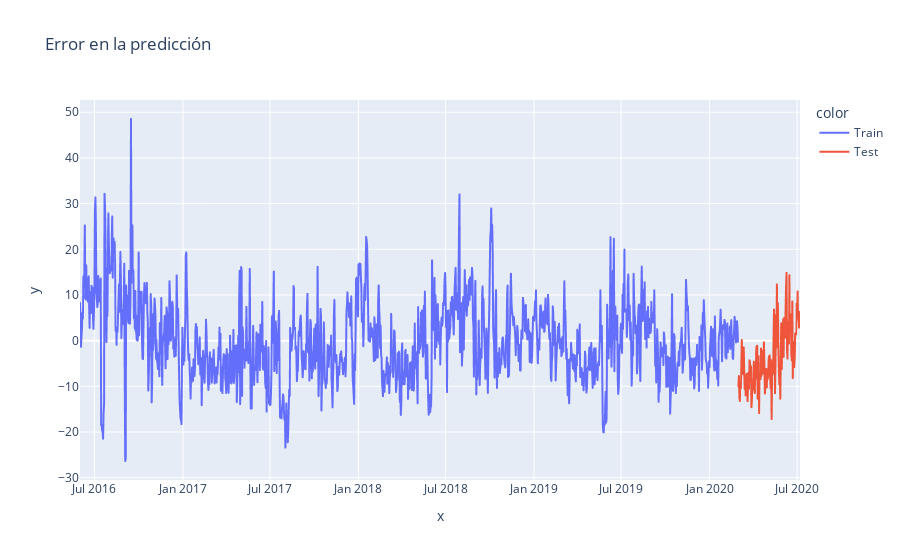

Write notebook code for a chart like this one.
### Code cell
error_train_best = y_true_train - y_pred_train
error_test_best = y_true_test - y_pred_test[-129:]

error_train_df = pd.DataFrame({'ds': train_data['ds'], 'error': error_train_best, 'set': 'Train'})
error_test_df = pd.DataFrame({'ds': test_data['ds'], 'error': error_test_best, 'set': 'Test'})

error_df = pd.concat([error_train_df, error_test_df])
fig = px.line(x=error_df['ds'], y=error_df['error'], title='Error en la predicción', color=error_df['set'])
fig.show()

### Figure 1 — Plotly figure (JSON) as saved in the notebook; plotly's stock layout.template omitted (floating-point values rounded to 4 significant figures; data arrays with more than 128 entries replaced by an {"elided": "..."} marker saying what was removed)
{"data": [{"hovertemplate": "color=Train<br>x=%{x}<br>y=%{y}<extra></extra>", "legendgroup": "Train", "line": {"color": "#636efa", "dash": "solid"}, "marker": {"symbol": "circle"}, "mode": "lines", "name": "Train", "showlegend": true, "type": "scattergl", "x": {"elided": "1369 str values"}, "xaxis": "x", "y": {"elided": "1369 float values"}, "yaxis": "y"}, {"hovertemplate": "color=Test<br>x=%{x}<br>y=%{y}<extra></extra>", "legendgroup": "Test", "line": {"color": "#EF553B", "dash": "solid"}, "marker": {"symbol": "circle"}, "mode": "lines", "name": "Test", "showlegend": true, "type": "scattergl", "x": {"elided": "129 str values"}, "xaxis": "x", "y": {"elided": "129 float values"}, "yaxis": "y"}], "layout": {"legend": {"title": {"text": "color"}, "tracegroupgap": 0}, "title": {"text": "Error en la predicción"}, "xaxis": {"anchor": "y", "domain": [0, 1], "title": {"text": "x"}}, "yaxis": {"anchor": "x", "domain": [0, 1], "title": {"text": "y"}}}}
